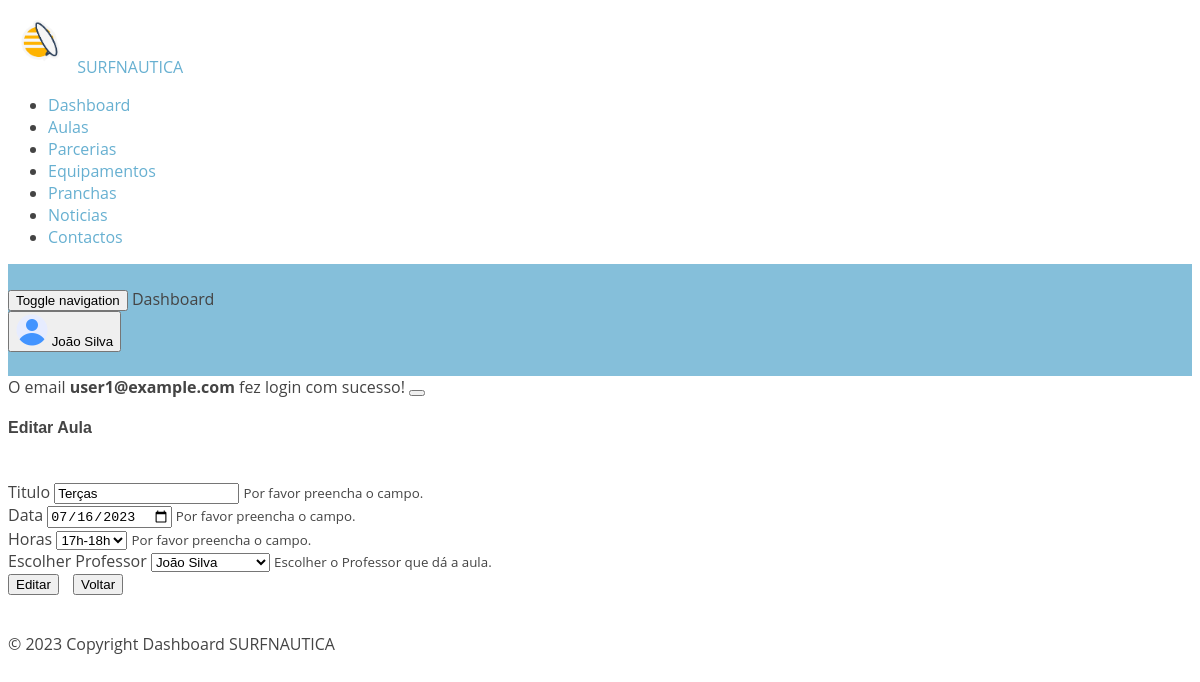
Screenshot of /Tiago_Gomes/dashboard/editaula.php?id_diaAberto=1&id_prof=1&data1=2023-07-16 (signed in) with the database file from the repository.
### tables this page shows
CREATE TABLE IF NOT EXISTS `users` (
  `id` INT(11) NOT NULL AUTO_INCREMENT,
  `email` VARCHAR(50) NOT NULL,
  `nome` VARCHAR(50) NOT NULL,
  `pass` VARCHAR(250) NOT NULL,
  `permission` INT(11) NOT NULL default 0,
  PRIMARY KEY (`id`));

CREATE TABLE IF NOT EXISTS `diaaberto` (
  `id_diaAberto` INT(11) NOT NULL AUTO_INCREMENT,
  `titulo` VARCHAR(50) NOT NULL,
  `data1` DATE NOT NULL,
  `horas` VARCHAR(50) NOT NULL,
  `foto` VARCHAR(250),
  `id_prof` INT(11) NOT NULL,
  PRIMARY KEY (`id_diaAberto`),
  INDEX `fk_diaaberto_professor1_idx` (`id_prof` ASC),
  CONSTRAINT `fk_diaaberto_professor1`
    FOREIGN KEY (`id_prof`)
    REFERENCES `professor` (`id_prof`)
    ON DELETE NO ACTION
    ON UPDATE NO ACTION);

### Tiago_Gomes/dashboard/editaula.php (the view, shortened to what this page needs)
<?php
require_once '../conexao.php';
?>
<!DOCTYPE html>
<html lang="en" dir="ltr">
<head>
  <?php
  require_once 'sheets/dashboardHead.php';
  ?>
</head>
<body class="navbar-fixed sidebar-fixed" id="body">
  <div class="wrapper">
    <aside class="left-sidebar sidebar-dark" id="left-sidebar">
      <div id="sidebar" class="sidebar sidebar-with-footer">
        <div class="app-brand">
          <a href="../index.php">
            <img src="assets/images/favicon.png" style="height: 65px;" alt="Mono">
            <span class="brand-name text-light">SURFNAUTICA</span>
          </a>
        </div>
        <?php
        require_once 'sheets/dashboardmenu.php';
        ?>
      </div>
    </aside>
    <div class="page-wrapper">
      <header class="main-header" id="header">
        <nav class="navbar navbar-expand-lg navbar-light" id="navbar">
          <button id="sidebar-toggler" class="sidebar-toggle">
            <span class="sr-only">Toggle navigation</span>
          </button>
          <span class="page-title">Dashboard</span>
          <div class="navbar-right ">
            <?php
            require_once 'sheets/dashboardNavbar.php';
            ?>
          </div>
        </nav>
      </header>
      <div class="content-wrapper">
        <?php
        $id_aula = isset($_GET["id_diaAberto"]) ? $_GET["id_diaAberto"] : '';
        $query = "SELECT * FROM diaaberto WHERE id_diaAberto='$id_aula'";
        $result = mysqli_query($conn, $query);
        if ($result && $result->num_rows) {
          $row = $result->fetch_object();
          $titulo = $row->titulo;
          $data1 = $row->data1;
          $id_prof = $row->id_prof;
        }
         ?>
          <div class="content">
            <div class="row">
              <div class="col-lg-12 mt-5">
                <?php
                if (isset($_SESSION["message"])) { ?>
                  <div class='alert alert-<?php echo $_SESSION["message"]["type"] ?> alert-dismissible fade show' role='alert'>
                    <?php echo $_SESSION["message"]["content"]; ?>
                    <button type="button" class="close" data-dismiss="alert" aria-label="Close"><span class="mdi mdi-times"></span>
                    </button>
                  </div>
                <?php unset($_SESSION["message"]);
                }
                ?>
                <div class="card">
                  <div class="card-body">
                    <h4 class="header-title">Editar Aula</h4>
                    <br>
                    <div class="single-table">
                    <form id="editaula" action="editaula.php" method="POST">
                    <div class="form-group">
                      <label for="inputtitulo">Titulo</label>
                      <input type="text" class="form-control" name="titulo" id="titulo" value="<?= $titulo; ?>" required>
                      <small id="titulo_preencher">
                        Por favor preencha o campo.
                      </small>
                    </div>
                    <div class="form-row">
                      <div class="form-group col-md-6">
                      <label for="inputdata1">Data</label>
                      <input type="date" class="form-control" name="data1" id="data1" rows="2" value="<?= $data1; ?>" required>
                        <small id="data1_preencher">
                          Por favor preencha o campo.
                        </small>
                      </div>
                      <div class="form-group col-md-6">
                        <label for="horas">Horas</label>
                        <select name="horas" id="horas" class="form-control">
                          <?php
                          $sql = "SELECT horas FROM diaaberto;";
                          $resulthoras = mysqli_query($conn, $sql);
                          while ($row = mysqli_fetch_assoc($resulthoras)) {
                            foreach ($row as $res => $key) {
                              $p = $row['horas'];
                            }
                            echo "<option selected>$p</option>";
                          }
                          ?>
                        </select>
                        <small id="horas_preencher">
                          Por favor preencha o campo.
                        </small>
                        </div>
                        <div class="form-group col-md-6">
                        <label for="id_prof">Escolher Professor</label>
                        <select name="id_prof" id="id_prof" class="form-control" required>
                          <?php
                          $sql = "SELECT * FROM professor WHERE id_prof = " . $id_prof . ";";
                          $resultProfesso = mysqli_query($conn, $sql);
                          while ($row = mysqli_fetch_assoc($resultProfesso)) {
                            foreach ($row as $res => $key) {
                              $q = $row['nome'];
                            }
                            echo "<option selected>$q</option>";
                          }
                          ?>
                        </select>
                        <small id="professor_preencher">
                          Escolher o Professor que dá a aula.
                        </small>
                      </div>
                      </div>
                      <div class="form-row justify-content-end">
                      <button type="submit" class="btn btn-primary" name="editaula">Editar</button>
                    <a href="showaula.php"><input type="button" value="Voltar" class="btn btn-primary" style="margin-left: 10px;"></a>
                      </div>
                    </div>
                    </div>
                  </div>
                </div>
              </div>
            </div>
          </div>
        <br>
        <footer class="footer mt-auto">
          <?php
          require_once 'sheets/dashboardFooter.php';
          ?>
        </footer>
      </div>
</body>
</html>

### Tiago_Gomes/dashboard/sheets/dashboardNavbar.php (shortened to what this page needs)
<?php
require_once '../../conexao.php';
$query = "SELECT nome FROM users WHERE email = '{$_SESSION['email']}'";
$user = mysqli_query($conn, $query);
if ($user->num_rows) {
  $row = $user->fetch_object();
  $n = $row->nome;
?>
  <ul class="nav navbar-nav">
    <li class="dropdown user-menu">
      <button class="dropdown-toggle nav-link" data-toggle="dropdown">
        <img src="assets/images/user/user-xs.png" class="user-image rounded-circle" alt="User Image" />
        <span class="d-none d-lg-inline-block"><?php echo $n ?></span>
      </button>
    </li>
  </ul>
<?php
}
?>

### assets/css/style.css (style rules this page uses)
body { font-family: "Open Sans", sans-serif; color: #444444; }
a { text-decoration: none; color: #67b0d1; }
h1, h2, h3, h4, h5, h6 { font-family: "Raleway", sans-serif; }
#header { transition: all 0.5s; z-index: 997; transition: all 0.5s; padding: 24px 0; background: rgba(103, 176, 209, 0.8); }
.navbar { padding: 0; }
.navbar ul { margin: 0; padding: 0; display: flex; list-style: none; align-items: center; }
.navbar li { position: relative; }

### rows the page displays
users: nome "João Silva"
diaaberto: titulo "Terças", data1 "07/16/2023"

### other values shown
$_SESSION["message"]["content"] "O email user1@example.com fez login com sucesso!"
form field horas "17h-18h"
form field id_prof "João Silva"
